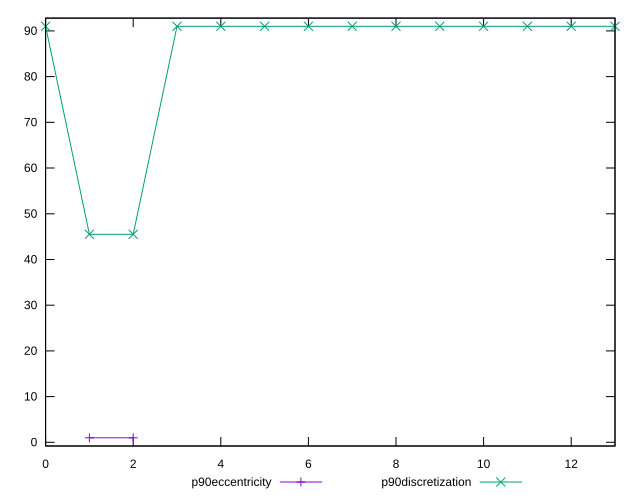

Source code (gnuplot):
reset
set terminal svg size 640, 500 enhanced background rgb 'white'
set output "reprap/unused-css-rules/progression/eccentricity.svg"

$p90Eccentricity <<EOF
1 0.9999999999999969
2 0.9999999999999999
EOF

$p90Discretization <<EOF
0 90
1 45
2 45
3 90
4 90
5 90
6 90
7 90
8 90
9 90
10 90
11 90
12 90
13 90
EOF

set key outside below
set yrange [-0.7800000000000031:91.78]

plot \
  $p90Eccentricity title "p90eccentricity" with linespoints, \
  $p90Discretization title "p90discretization" with linespoints, \


reset
